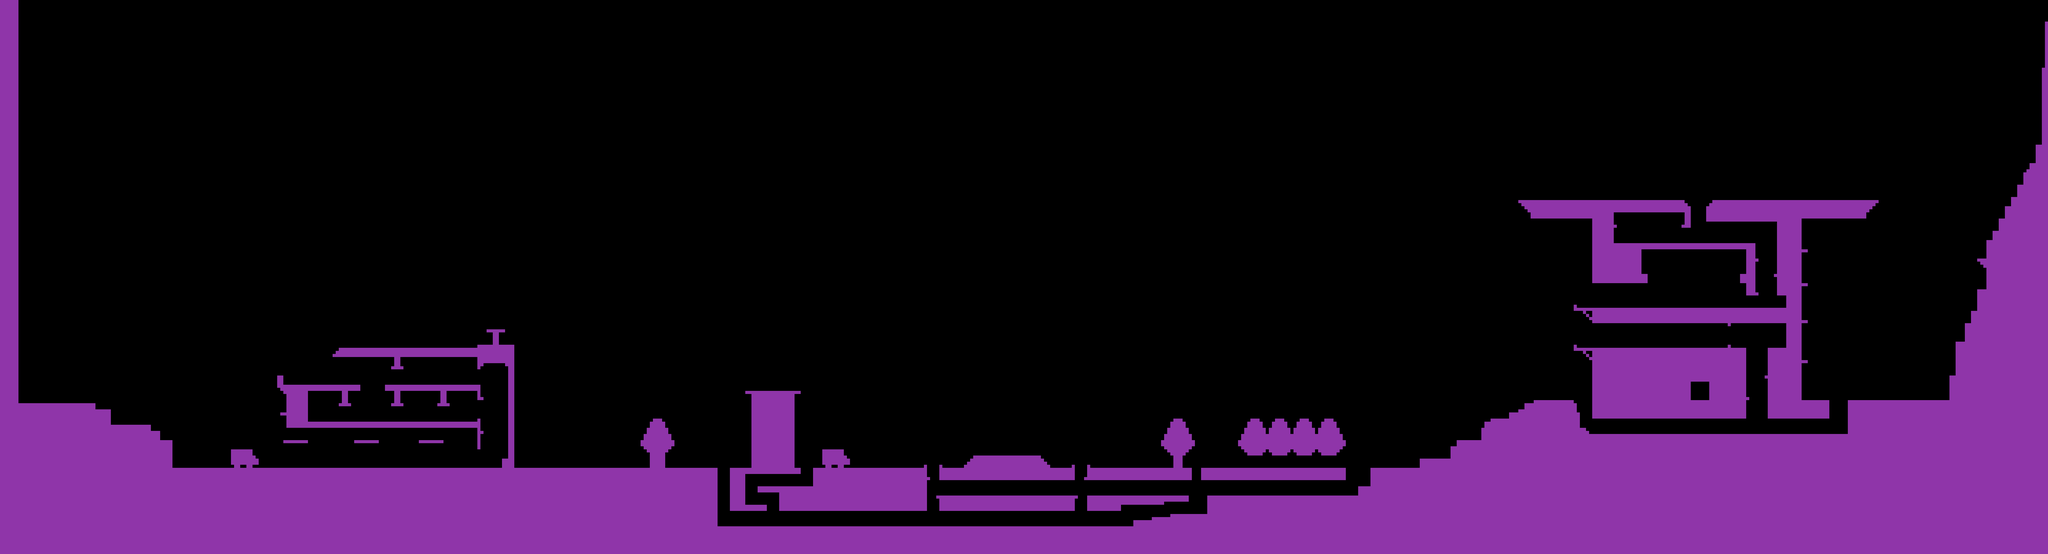

A level layout from a 2D game, rendered from its tile map. Below: a short description, then the map file with tile-grid data replaced by summaries:
An orthogonal 665x180 tile map with 16x16 px tiles, 1 tile layer (ColisionLayer), 4 hidden layers not drawn, 9 tilesets and 24 objects (24x spawn).

<map version="1.0" orientation="orthogonal" width="665" height="180" tilewidth="16" tileheight="16">
 <tileset firstgid="1" name="SpaceTilesV1" tilewidth="16" tileheight="16">
  <image source="Tiles/SpaceTilesV1.png" width="512" height="512" />
  <tile id="0">
   <properties>
    <property name="blocked" value="true" />
   </properties>
  </tile>
  <tile id="2">
   <properties>
    <property name="blocked" value="true" />
   </properties>
  </tile>
  <tile id="3">
   <properties>
    <property name="blocked" value="true" />
   </properties>
  </tile>
  <tile id="4">
   <properties>
    <property name="blocked" value="true" />
   </properties>
  </tile>
  <tile id="5">
   <properties>
    <property name="blocked" value="true" />
   </properties>
  </tile>
  <tile id="16">
   <properties>
    <property name="blocked" value="true" />
   </properties>
  </tile>
  <tile id="17">
   <properties>
    <property name="blocked" value="true" />
   </properties>
  </tile>
  <tile id="20">
   <properties>
    <property name="blocked" value="true" />
   </properties>
  </tile>
  <tile id="21">
   <properties>
    <property name="blocked" value="true" />
   </properties>
  </tile>
  <tile id="30">
   <properties>
    <property name="blocked" value="true" />
   </properties>
  </tile>
  <tile id="31">
   <properties>
    <property name="blocked" value="true" />
   </properties>
  </tile>
  <tile id="34">
   <properties>
    <property name="blocked" value="true" />
   </properties>
  </tile>
  <tile id="35">
   <properties>
    <property name="blocked" value="true" />
   </properties>
  </tile>
  <tile id="36">
   <properties>
    <property name="blocked" value="true" />
   </properties>
  </tile>
  <tile id="37">
   <properties>
    <property name="blocked" value="true" />
   </properties>
  </tile>
  <tile id="48">
   <properties>
    <property name="blocked" value="true" />
   </properties>
  </tile>
  <tile id="49">
   <properties>
    <property name="blocked" value="true" />
   </properties>
  </tile>
  <tile id="52">
   <properties>
    <property name="blocked" value="true" />
   </properties>
  </tile>
  <tile id="53">
   <properties>
    <property name="blocked" value="true" />
   </properties>
  </tile>
 </tileset>
 <tileset firstgid="1025" name="Planet" tilewidth="16" tileheight="16">
  <image source="Tiles/Planet.png" width="256" height="256" />
  <tile id="72">
   <properties>
    <property name="blocked" value="true" />
   </properties>
  </tile>
 </tileset>
 <tileset firstgid="1281" name="DropPod" tilewidth="16" tileheight="16">
  <image source="Tiles/DropPod.png" width="64" height="64" />
 </tileset>
 <tileset firstgid="1297" name="Crusified" tilewidth="16" tileheight="16">
  <image source="Tiles/Crusified.png" width="128" height="64" />
 </tileset>
 <tileset firstgid="1329" name="BackgroundSky" tilewidth="16" tileheight="16">
  <image source="Tiles/BackgroundSky.png" width="100" height="82" />
 </tileset>
 <tileset firstgid="1359" name="Ground2" tilewidth="16" tileheight="16">
  <image source="Tiles/Ground2.png" width="259" height="190" />
 </tileset>
 <tileset firstgid="1535" name="DarkBuildTrans" tilewidth="16" tileheight="16">
  <image source="Tiles/DarkBuildTrans.png" width="382" height="323" />
 </tileset>
 <tileset firstgid="1995" name="GrayWall" tilewidth="16" tileheight="16">
  <image source="Tiles/GrayWall.png" width="932" height="799" />
 </tileset>
 <tileset firstgid="4837" name="DarkGround" tilewidth="16" tileheight="16">
  <image source="Tiles/DarkGround.png" width="500" height="408" />
 </tileset>
 <layer name="FarBackGround" width="665" height="180" visible="0">
  <data>[119700 cells, 0 non-empty, 0 distinct tile ids]</data>
 </layer>
 <layer name="ColisionLayer" width="665" height="180">
  <data>[119700 cells, 28285 non-empty, 2 distinct tile ids]</data>
 </layer>
 <layer name="BackGround" width="665" height="180" visible="0">
  <data>[119700 cells, 306 non-empty, 9 distinct tile ids]</data>
 </layer>
 <layer name="WalkingLayer" width="665" height="180" visible="0">
  <data>[119700 cells, 0 non-empty, 0 distinct tile ids]</data>
 </layer>
 <layer name="ForeGround" width="665" height="180" visible="0">
  <data>[119700 cells, 0 non-empty, 0 distinct tile ids]</data>
 </layer>
 <objectgroup name="PlayerSpawn" width="665" height="180">
  <object name="PlayerSpawn" type="spawn" x="246" y="2014" width="72" height="38">
   <properties>
    <property name="spawn" value="player1" />
   </properties>
  </object>
 </objectgroup>
 <objectgroup name="EnemySpawn" width="665" height="180">
  <object name="EnemySpawn" type="spawn" x="1403" y="2349" width="72" height="38">
   <properties>
    <property name="spawn" value="robotcop" />
   </properties>
  </object>
  <object name="EnemySpawn" type="spawn" x="2739" y="2353" width="72" height="38">
   <properties>
    <property name="spawn" value="enemy" />
   </properties>
  </object>
  <object name="EnemySpawn" type="spawn" x="1649" y="2085" width="72" height="38">
   <properties>
    <property name="spawn" value="robotcop" />
   </properties>
  </object>
  <object name="EnemySpawn" type="spawn" x="1692" y="1923" width="72" height="38">
   <properties>
    <property name="spawn" value="robotcop" />
   </properties>
  </object>
  <object name="EnemySpawn" type="spawn" x="3040" y="2289" width="72" height="38">
   <properties>
    <property name="spawn" value="enemy" />
   </properties>
  </object>
  <object name="EnemySpawn" type="spawn" x="3168" y="2285" width="72" height="38">
   <properties>
    <property name="spawn" value="enemy" />
   </properties>
  </object>
  <object name="EnemySpawn" type="spawn" x="4592" y="2668" width="72" height="38">
   <properties>
    <property name="spawn" value="robotcop" />
   </properties>
  </object>
  <object name="EnemySpawn" type="spawn" x="5722" y="2352" width="72" height="38">
   <properties>
    <property name="spawn" value="enemy" />
   </properties>
  </object>
  <object name="EnemySpawn" type="spawn" x="4560" y="2320" width="72" height="38">
   <properties>
    <property name="spawn" value="enemy" />
   </properties>
  </object>
  <object name="EnemySpawn" type="spawn" x="8476" y="1162" width="72" height="38">
   <properties>
    <property name="spawn" value="robotcop" />
   </properties>
  </object>
  <object name="EnemySpawn" type="spawn" x="8778" y="1495" width="72" height="38">
   <properties>
    <property name="spawn" value="robotcop" />
   </properties>
  </object>
  <object name="EnemySpawn" type="spawn" x="7285" y="2288" width="72" height="38">
   <properties>
    <property name="spawn" value="enemy" />
   </properties>
  </object>
  <object name="EnemySpawn" type="spawn" x="8892" y="1498" width="72" height="38">
   <properties>
    <property name="spawn" value="robotcop" />
   </properties>
  </object>
  <object name="EnemySpawn" type="spawn" x="9093" y="2196" width="72" height="38">
   <properties>
    <property name="spawn" value="robotcop" />
   </properties>
  </object>
  <object name="EnemySpawn" type="spawn" x="2378" y="2105" width="72" height="38">
   <properties>
    <property name="spawn" value="robotcop" />
   </properties>
  </object>
  <object name="EnemySpawn" type="spawn" x="2356" y="1717" width="72" height="38">
   <properties>
    <property name="spawn" value="robotcop" />
   </properties>
  </object>
  <object name="EnemySpawn" type="spawn" x="5580" y="2677" width="72" height="38">
   <properties>
    <property name="spawn" value="robotcop" />
   </properties>
  </object>
  <object name="EnemySpawn" type="spawn" x="8948" y="1197" width="72" height="38">
   <properties>
    <property name="spawn" value="robotcop" />
   </properties>
  </object>
  <object name="EnemySpawn" type="spawn" x="9395" y="2010" width="72" height="38">
   <properties>
    <property name="spawn" value="robotcop" />
   </properties>
  </object>
  </objectgroup>
</map>
<!-- 4 of 24 objects omitted -->
